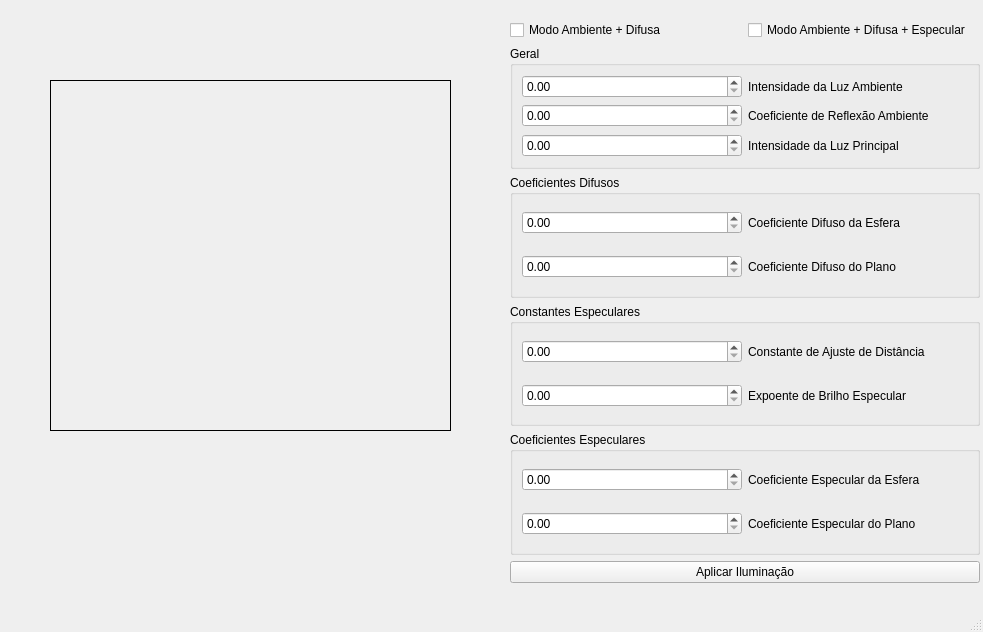
<?xml version="1.0" encoding="UTF-8"?>
<ui version="4.0">
 <class>MainWindow</class>
 <widget class="QMainWindow" name="MainWindow">
  <property name="geometry">
   <rect>
    <x>0</x>
    <y>0</y>
    <width>983</width>
    <height>632</height>
   </rect>
  </property>
  <property name="windowTitle">
   <string>MainWindow</string>
  </property>
  <widget class="QWidget" name="centralwidget">
   <widget class="QLabel" name="frame">
    <property name="geometry">
     <rect>
      <x>50</x>
      <y>80</y>
      <width>401</width>
      <height>351</height>
     </rect>
    </property>
    <property name="frameShape">
     <enum>QFrame::Shape::Box</enum>
    </property>
    <property name="text">
     <string/>
    </property>
   </widget>
   <widget class="QWidget" name="">
    <property name="geometry">
     <rect>
      <x>510</x>
      <y>20</y>
      <width>470</width>
      <height>563</height>
     </rect>
    </property>
    <layout class="QVBoxLayout" name="verticalLayout_10">
     <item>
      <layout class="QHBoxLayout" name="horizontalLayout_12">
       <item>
        <widget class="QCheckBox" name="adRadioButton">
         <property name="text">
          <string>Modo Ambiente + Difusa</string>
         </property>
        </widget>
       </item>
       <item>
        <widget class="QCheckBox" name="adsRadioButton">
         <property name="text">
          <string>Modo Ambiente + Difusa + Especular</string>
         </property>
        </widget>
       </item>
      </layout>
     </item>
     <item>
      <widget class="QGroupBox" name="groupBox">
       <property name="title">
        <string>Geral</string>
       </property>
       <layout class="QVBoxLayout" name="verticalLayout_6">
        <item>
         <layout class="QVBoxLayout" name="verticalLayout">
          <item>
           <layout class="QHBoxLayout" name="horizontalLayout">
            <item>
             <widget class="QDoubleSpinBox" name="iaDoubleSpinBox"/>
            </item>
            <item>
             <widget class="QLabel" name="label">
              <property name="text">
               <string>Intensidade da Luz Ambiente</string>
              </property>
             </widget>
            </item>
           </layout>
          </item>
          <item>
           <layout class="QHBoxLayout" name="horizontalLayout_2">
            <item>
             <widget class="QDoubleSpinBox" name="kaDoubleSpinBox"/>
            </item>
            <item>
             <widget class="QLabel" name="label_2">
              <property name="text">
               <string>Coeficiente de Reflexão Ambiente</string>
              </property>
             </widget>
            </item>
           </layout>
          </item>
          <item>
           <layout class="QHBoxLayout" name="horizontalLayout_3">
            <item>
             <widget class="QDoubleSpinBox" name="ilDoubleSpinBox"/>
            </item>
            <item>
             <widget class="QLabel" name="label_3">
              <property name="text">
               <string>Intensidade da Luz Principal</string>
              </property>
             </widget>
            </item>
           </layout>
          </item>
         </layout>
        </item>
       </layout>
      </widget>
     </item>
     <item>
      <widget class="QGroupBox" name="groupBox_2">
       <property name="title">
        <string>Coeficientes Difusos</string>
       </property>
       <layout class="QVBoxLayout" name="verticalLayout_7">
        <item>
         <layout class="QVBoxLayout" name="verticalLayout_2">
          <item>
           <layout class="QHBoxLayout" name="horizontalLayout_4">
            <item>
             <widget class="QDoubleSpinBox" name="kdSphereDoubleSpinBox"/>
            </item>
            <item>
             <widget class="QLabel" name="label_4">
              <property name="text">
               <string>Coeficiente Difuso da Esfera</string>
              </property>
             </widget>
            </item>
           </layout>
          </item>
          <item>
           <layout class="QHBoxLayout" name="horizontalLayout_5">
            <item>
             <widget class="QDoubleSpinBox" name="kdPlaneDoubleSpinBox"/>
            </item>
            <item>
             <widget class="QLabel" name="label_5">
              <property name="text">
               <string>Coeficiente Difuso do Plano</string>
              </property>
             </widget>
            </item>
           </layout>
          </item>
         </layout>
        </item>
       </layout>
      </widget>
     </item>
     <item>
      <widget class="QGroupBox" name="groupBox_4">
       <property name="title">
        <string>Constantes Especulares</string>
       </property>
       <layout class="QVBoxLayout" name="verticalLayout_8">
        <item>
         <layout class="QVBoxLayout" name="verticalLayout_4">
          <item>
           <layout class="QHBoxLayout" name="horizontalLayout_8">
            <item>
             <widget class="QDoubleSpinBox" name="kDoubleSpinBox"/>
            </item>
            <item>
             <widget class="QLabel" name="label_8">
              <property name="text">
               <string>Constante de Ajuste de Distância</string>
              </property>
             </widget>
            </item>
           </layout>
          </item>
          <item>
           <layout class="QHBoxLayout" name="horizontalLayout_9">
            <item>
             <widget class="QDoubleSpinBox" name="nDoubleSpinBox"/>
            </item>
            <item>
             <widget class="QLabel" name="label_9">
              <property name="text">
               <string>Expoente de Brilho Especular</string>
              </property>
             </widget>
            </item>
           </layout>
          </item>
         </layout>
        </item>
       </layout>
      </widget>
     </item>
     <item>
      <widget class="QGroupBox" name="groupBox_3">
       <property name="title">
        <string>Coeficientes Especulares</string>
       </property>
       <layout class="QVBoxLayout" name="verticalLayout_9">
        <item>
         <layout class="QVBoxLayout" name="verticalLayout_3">
          <item>
           <layout class="QHBoxLayout" name="horizontalLayout_6">
            <item>
             <widget class="QDoubleSpinBox" name="ksSphereDoubleSpinBox"/>
            </item>
            <item>
             <widget class="QLabel" name="label_6">
              <property name="text">
               <string>Coeficiente Especular da Esfera</string>
              </property>
             </widget>
            </item>
           </layout>
          </item>
          <item>
           <layout class="QHBoxLayout" name="horizontalLayout_7">
            <item>
             <widget class="QDoubleSpinBox" name="ksPlaneDoubleSpinBox"/>
            </item>
            <item>
             <widget class="QLabel" name="label_7">
              <property name="text">
               <string>Coeficiente Especular do Plano</string>
              </property>
             </widget>
            </item>
           </layout>
          </item>
         </layout>
        </item>
       </layout>
      </widget>
     </item>
     <item>
      <widget class="QPushButton" name="illuminateButton">
       <property name="text">
        <string>Aplicar Iluminação</string>
       </property>
      </widget>
     </item>
    </layout>
   </widget>
  </widget>
  <widget class="QMenuBar" name="menubar">
   <property name="geometry">
    <rect>
     <x>0</x>
     <y>0</y>
     <width>983</width>
     <height>23</height>
    </rect>
   </property>
  </widget>
  <widget class="QStatusBar" name="statusbar"/>
 </widget>
 <resources/>
 <connections/>
</ui>
